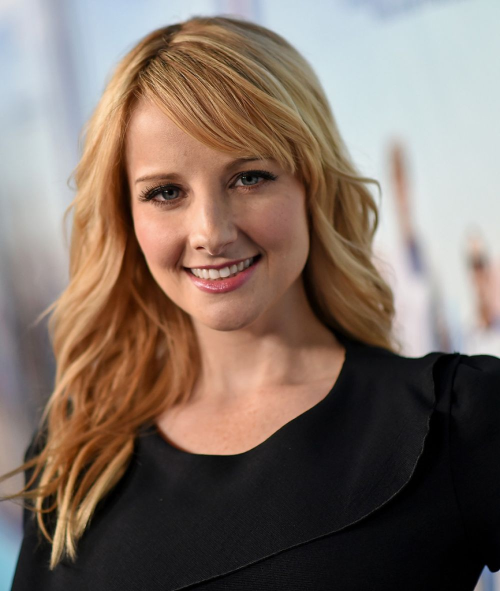
#> input picture notebooks/bernie.jpg, 1000 x 1182 px (shown at 1/2 size)
$ jupyter execute --allow-errors 2-core-operations.ipynb
#> lines starting #> are read from the running program, lines starting #| are printed output that depends on the picture; after the words box and inside, x2 and y2 are one past the last pixel; in counts of white or black regions, pixels touching at a corner belong together
[cell 1]
import cv2

[cell 2]
image = cv2.imread('bernie.jpg', cv2.IMREAD_COLOR)
#> image is the input picture: shape (1182, 1000, 3); mean B, G, R 100.8, 111.1, 127.2

[cell 3]
crop_image = image [302:(302+302), 261:(261+339)]
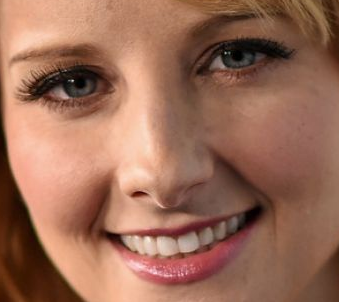
#> crop_image: shape (302, 339, 3); mean B, G, R 87.3, 107.9, 155

[cell 4]
def show_image(image):
    cv2.namedWindow('image', cv2.WINDOW_NORMAL)
    cv2.imshow('image', image)
    cv2.waitKey(0)
    cv2.destroyAllWindows()
show_image(image)

[cell 5]
crop_image = image [302:(302+302), 261:(261+339)]

[cell 6]
def show_image(image):
    cv2.namedWindow('image', cv2.WINDOW_NORMAL)
    cv2.imshow('image', image)
    cv2.imshow('crop', crop_image)
    cv2.waitKey(0)
    cv2.destroyAllWindows()
show_image(image)

[cell 7]
#modified_image = image [302:(302+302), 261:(261+339)]
#modified_image[:, :, 0] = 123

image [302:(302+302), 261:(261+339)] = 255
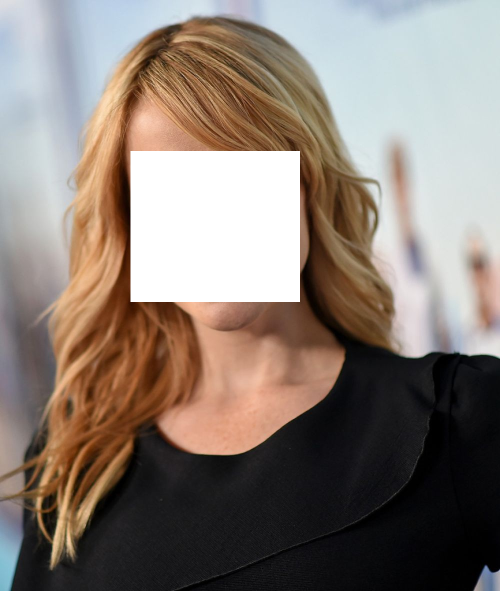
#> image: shape (1182, 1000, 3) (shown at 1/2 size); 8.66% of pixels changed, all inside (x1, y1, x2, y2) = (261, 302, 600, 604)

#> (the rest of this cell did not finish here and is left out)
